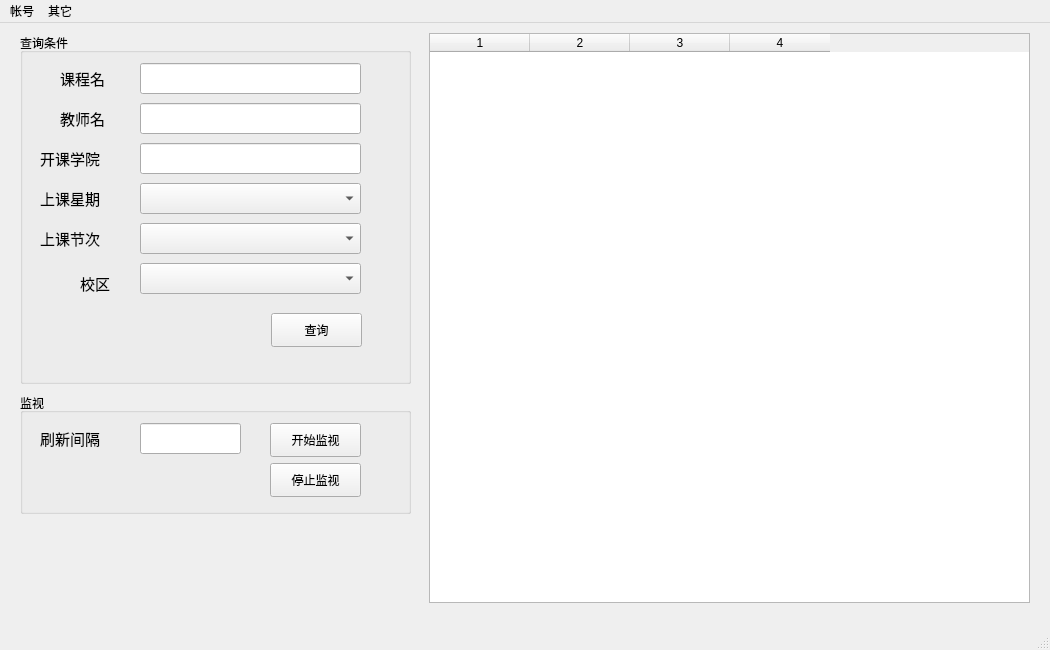
<?xml version="1.0" encoding="UTF-8"?>
<ui version="4.0">
 <class>MainWindow</class>
 <widget class="QMainWindow" name="MainWindow">
  <property name="geometry">
   <rect>
    <x>0</x>
    <y>0</y>
    <width>1050</width>
    <height>650</height>
   </rect>
  </property>
  <property name="minimumSize">
   <size>
    <width>1050</width>
    <height>650</height>
   </size>
  </property>
  <property name="maximumSize">
   <size>
    <width>1050</width>
    <height>650</height>
   </size>
  </property>
  <property name="windowTitle">
   <string>山东大学选课助手</string>
  </property>
  <property name="windowIcon">
   <iconset>
    <normaloff>favicon.ico</normaloff>favicon.ico</iconset>
  </property>
  <widget class="QWidget" name="centralwidget">
   <widget class="QGroupBox" name="groupBox">
    <property name="geometry">
     <rect>
      <x>20</x>
      <y>10</y>
      <width>391</width>
      <height>351</height>
     </rect>
    </property>
    <property name="title">
     <string>查询条件</string>
    </property>
    <widget class="QLabel" name="label_dd">
     <property name="geometry">
      <rect>
       <x>60</x>
       <y>235</y>
       <width>41</width>
       <height>31</height>
      </rect>
     </property>
     <property name="font">
      <font>
       <family>Adobe Arabic</family>
       <pointsize>11</pointsize>
      </font>
     </property>
     <property name="layoutDirection">
      <enum>Qt::RightToLeft</enum>
     </property>
     <property name="text">
      <string>校区</string>
     </property>
     <property name="textFormat">
      <enum>Qt::AutoText</enum>
     </property>
    </widget>
    <widget class="QLabel" name="label_jsm">
     <property name="geometry">
      <rect>
       <x>40</x>
       <y>70</y>
       <width>71</width>
       <height>31</height>
      </rect>
     </property>
     <property name="font">
      <font>
       <family>Adobe Arabic</family>
       <pointsize>11</pointsize>
      </font>
     </property>
     <property name="layoutDirection">
      <enum>Qt::RightToLeft</enum>
     </property>
     <property name="text">
      <string>教师名</string>
     </property>
     <property name="textFormat">
      <enum>Qt::AutoText</enum>
     </property>
    </widget>
    <widget class="QLabel" name="label_xy">
     <property name="geometry">
      <rect>
       <x>20</x>
       <y>110</y>
       <width>91</width>
       <height>31</height>
      </rect>
     </property>
     <property name="font">
      <font>
       <family>Adobe Arabic</family>
       <pointsize>11</pointsize>
      </font>
     </property>
     <property name="layoutDirection">
      <enum>Qt::RightToLeft</enum>
     </property>
     <property name="text">
      <string>开课学院</string>
     </property>
     <property name="textFormat">
      <enum>Qt::AutoText</enum>
     </property>
    </widget>
    <widget class="QLabel" name="label_xq">
     <property name="geometry">
      <rect>
       <x>20</x>
       <y>150</y>
       <width>91</width>
       <height>31</height>
      </rect>
     </property>
     <property name="font">
      <font>
       <family>Adobe Arabic</family>
       <pointsize>11</pointsize>
      </font>
     </property>
     <property name="layoutDirection">
      <enum>Qt::RightToLeft</enum>
     </property>
     <property name="text">
      <string>上课星期</string>
     </property>
     <property name="textFormat">
      <enum>Qt::AutoText</enum>
     </property>
    </widget>
    <widget class="QLabel" name="label_jc">
     <property name="geometry">
      <rect>
       <x>20</x>
       <y>190</y>
       <width>91</width>
       <height>31</height>
      </rect>
     </property>
     <property name="font">
      <font>
       <family>Adobe Arabic</family>
       <pointsize>11</pointsize>
      </font>
     </property>
     <property name="layoutDirection">
      <enum>Qt::RightToLeft</enum>
     </property>
     <property name="text">
      <string>上课节次</string>
     </property>
     <property name="textFormat">
      <enum>Qt::AutoText</enum>
     </property>
    </widget>
    <widget class="QLabel" name="label_kch">
     <property name="geometry">
      <rect>
       <x>40</x>
       <y>30</y>
       <width>71</width>
       <height>31</height>
      </rect>
     </property>
     <property name="font">
      <font>
       <family>Adobe Arabic</family>
       <pointsize>11</pointsize>
      </font>
     </property>
     <property name="layoutDirection">
      <enum>Qt::RightToLeft</enum>
     </property>
     <property name="text">
      <string>课程名</string>
     </property>
     <property name="textFormat">
      <enum>Qt::AutoText</enum>
     </property>
    </widget>
    <widget class="QPushButton" name="button_search">
     <property name="enabled">
      <bool>true</bool>
     </property>
     <property name="geometry">
      <rect>
       <x>251</x>
       <y>280</y>
       <width>91</width>
       <height>34</height>
      </rect>
     </property>
     <property name="text">
      <string>查询</string>
     </property>
    </widget>
    <widget class="QComboBox" name="comboBox_xq">
     <property name="geometry">
      <rect>
       <x>120</x>
       <y>150</y>
       <width>221</width>
       <height>31</height>
      </rect>
     </property>
     <item>
      <property name="text">
       <string/>
      </property>
     </item>
     <item>
      <property name="text">
       <string>1</string>
      </property>
     </item>
     <item>
      <property name="text">
       <string>2</string>
      </property>
     </item>
     <item>
      <property name="text">
       <string>3</string>
      </property>
     </item>
     <item>
      <property name="text">
       <string>4</string>
      </property>
     </item>
     <item>
      <property name="text">
       <string>5</string>
      </property>
     </item>
     <item>
      <property name="text">
       <string>6</string>
      </property>
     </item>
     <item>
      <property name="text">
       <string>7</string>
      </property>
     </item>
    </widget>
    <widget class="QComboBox" name="comboBox_jc">
     <property name="geometry">
      <rect>
       <x>120</x>
       <y>190</y>
       <width>221</width>
       <height>31</height>
      </rect>
     </property>
     <item>
      <property name="text">
       <string/>
      </property>
     </item>
     <item>
      <property name="text">
       <string>1</string>
      </property>
     </item>
     <item>
      <property name="text">
       <string>2</string>
      </property>
     </item>
     <item>
      <property name="text">
       <string>3</string>
      </property>
     </item>
     <item>
      <property name="text">
       <string>4</string>
      </property>
     </item>
     <item>
      <property name="text">
       <string>5</string>
      </property>
     </item>
    </widget>
    <widget class="QComboBox" name="comboBox_dd">
     <property name="geometry">
      <rect>
       <x>120</x>
       <y>230</y>
       <width>221</width>
       <height>31</height>
      </rect>
     </property>
     <item>
      <property name="text">
       <string/>
      </property>
     </item>
     <item>
      <property name="text">
       <string>中心校区</string>
      </property>
     </item>
     <item>
      <property name="text">
       <string>洪家楼校区</string>
      </property>
     </item>
     <item>
      <property name="text">
       <string>趵突泉校区</string>
      </property>
     </item>
     <item>
      <property name="text">
       <string>兴隆山校区</string>
      </property>
     </item>
     <item>
      <property name="text">
       <string>软件园校区</string>
      </property>
     </item>
     <item>
      <property name="text">
       <string>千佛山校区</string>
      </property>
     </item>
     <item>
      <property name="text">
       <string>青岛校区</string>
      </property>
     </item>
    </widget>
    <widget class="QLineEdit" name="line_kch">
     <property name="geometry">
      <rect>
       <x>120</x>
       <y>30</y>
       <width>221</width>
       <height>31</height>
      </rect>
     </property>
    </widget>
    <widget class="QLineEdit" name="line_jsm">
     <property name="geometry">
      <rect>
       <x>120</x>
       <y>70</y>
       <width>221</width>
       <height>31</height>
      </rect>
     </property>
    </widget>
    <widget class="QLineEdit" name="line_xy">
     <property name="geometry">
      <rect>
       <x>120</x>
       <y>110</y>
       <width>221</width>
       <height>31</height>
      </rect>
     </property>
    </widget>
   </widget>
   <widget class="QGroupBox" name="groupBox_2">
    <property name="geometry">
     <rect>
      <x>20</x>
      <y>370</y>
      <width>391</width>
      <height>121</height>
     </rect>
    </property>
    <property name="title">
     <string>监视</string>
    </property>
    <widget class="QLabel" name="label_time">
     <property name="geometry">
      <rect>
       <x>20</x>
       <y>30</y>
       <width>91</width>
       <height>31</height>
      </rect>
     </property>
     <property name="font">
      <font>
       <family>Adobe Arabic</family>
       <pointsize>11</pointsize>
      </font>
     </property>
     <property name="text">
      <string>刷新间隔</string>
     </property>
    </widget>
    <widget class="QPushButton" name="button_start">
     <property name="geometry">
      <rect>
       <x>250</x>
       <y>30</y>
       <width>91</width>
       <height>34</height>
      </rect>
     </property>
     <property name="text">
      <string>开始监视</string>
     </property>
    </widget>
    <widget class="QPushButton" name="button_stop">
     <property name="geometry">
      <rect>
       <x>250</x>
       <y>70</y>
       <width>91</width>
       <height>34</height>
      </rect>
     </property>
     <property name="text">
      <string>停止监视</string>
     </property>
    </widget>
    <widget class="QLineEdit" name="line_time">
     <property name="geometry">
      <rect>
       <x>120</x>
       <y>30</y>
       <width>101</width>
       <height>31</height>
      </rect>
     </property>
    </widget>
   </widget>
   <widget class="QTableWidget" name="table_info">
    <property name="geometry">
     <rect>
      <x>429</x>
      <y>10</y>
      <width>601</width>
      <height>570</height>
     </rect>
    </property>
    <property name="rowCount">
     <number>0</number>
    </property>
    <property name="columnCount">
     <number>4</number>
    </property>
    <column/>
    <column/>
    <column/>
    <column/>
   </widget>
  </widget>
  <widget class="QMenuBar" name="menubar">
   <property name="geometry">
    <rect>
     <x>0</x>
     <y>0</y>
     <width>1050</width>
     <height>30</height>
    </rect>
   </property>
   <widget class="QMenu" name="menu_option">
    <property name="title">
     <string>帐号</string>
    </property>
    <addaction name="action_login"/>
    <addaction name="separator"/>
    <addaction name="action_exit"/>
   </widget>
   <widget class="QMenu" name="menu_other">
    <property name="title">
     <string>其它</string>
    </property>
    <addaction name="action_update"/>
    <addaction name="action_about"/>
   </widget>
   <addaction name="menu_option"/>
   <addaction name="menu_other"/>
  </widget>
  <widget class="QStatusBar" name="statusbar">
   <property name="enabled">
    <bool>true</bool>
   </property>
   <property name="toolTipDuration">
    <number>-1</number>
   </property>
   <property name="statusTip">
    <string/>
   </property>
   <property name="whatsThis">
    <string/>
   </property>
  </widget>
  <action name="action_login">
   <property name="text">
    <string>登录</string>
   </property>
  </action>
  <action name="action_exit">
   <property name="text">
    <string>退出</string>
   </property>
  </action>
  <action name="action_update">
   <property name="text">
    <string>更新</string>
   </property>
  </action>
  <action name="action_about">
   <property name="text">
    <string>关于</string>
   </property>
  </action>
 </widget>
 <resources/>
 <connections/>
</ui>
